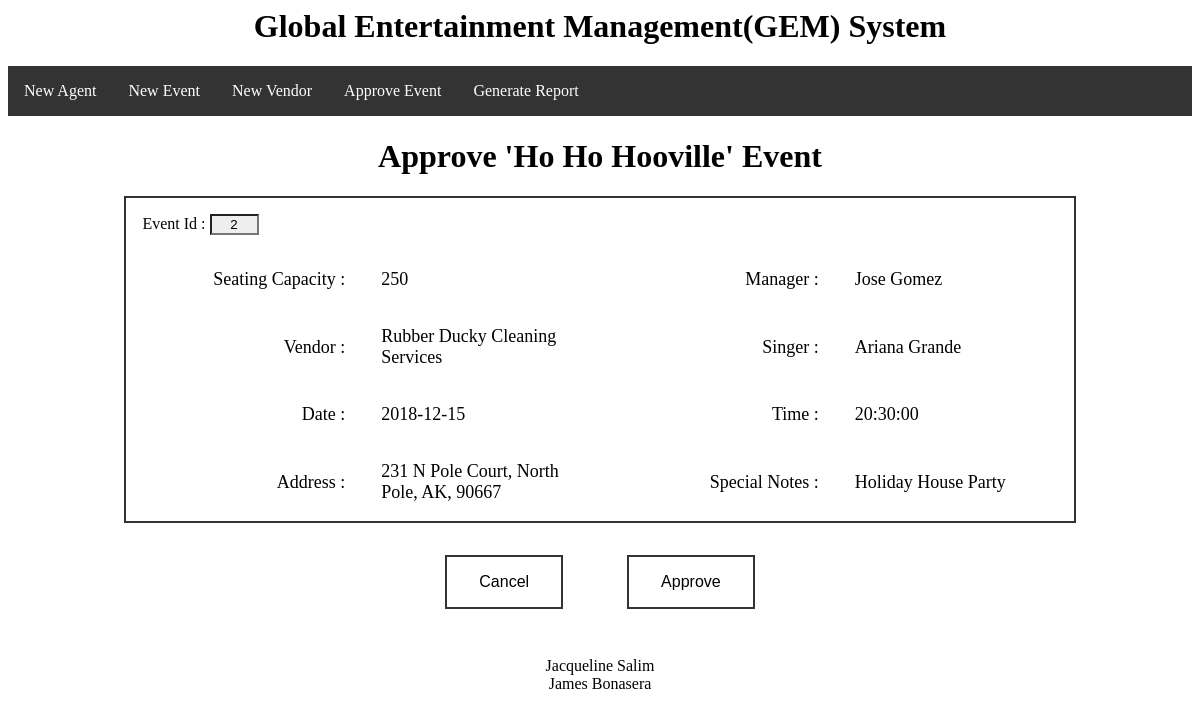
/eventInfo.php?id=2, run on the app's committed database.
### tables this page shows
CREATE TABLE Event
(EventId int auto_increment PRIMARY KEY,
EventName CHAR(50),
Street CHAR(50),
City CHAR(20),
State CHAR(2),
Zip CHAR(10),
Date DATE,
StartTime TIME,
Status CHAR(10),
SeatingCapacity int,
Notes TEXT,
NumTicketsSold int,
Singer CHAR(53),
PerformerType CHAR(6),
PerformerId int,
EventManagerId int,
VendorId int,
foreign key (EventManagerId) references EventManager(EventManagerId),
foreign key (VendorId) references Vendor(VendorId));

CREATE TABLE EventManager
(EventManagerId int auto_increment PRIMARY KEY,
FirstName CHAR(20),
LastName CHAR(20));

CREATE TABLE Vendor
(VendorId int auto_increment PRIMARY KEY,
BusinessName CHAR(50),
Street CHAR(50),
City CHAR(20),
State CHAR(2),
Zip CHAR(10),
Type CHAR(15),
RepFirstName CHAR(25),
RepLastName CHAR(25),
RepEmail CHAR(40),
RepCellNum CHAR(10));

### eventInfo.php (the view, shortened to what this page needs)
<?php
  include("conn.php");
  if (isset($_GET['id'])) {
  $id = $_GET['id'];
  $sql = "SELECT EventId,EventName,SeatingCapacity,Notes,BusinessName,FirstName,LastName,Date,StartTime,Status,Singer,Event.Street as Street,Event.City as City,Event.State as State,Event.Zip as Zip FROM Event,EventManager,Vendor WHERE Event.EventManagerId = EventManager.EventManagerId AND Event.VendorId = Vendor.VendorId AND EventId = ".$id;
  foreach($conn->query($sql) as $events)
  {
  echo '<h1 align="center">Approve \''.$events['EventName'].'\' Event</h1>';
  echo '<form action="approveEvent.php" method="post">';
  echo '<div align="center">';
  echo '<div style=" border: 2px solid #333333; width: 80%">';
   echo '<table width="100%">';
   echo '<div style="float: left; padding: 1em">';
    echo '<label>Event Id : </label>';
    echo '<input style="background: #eeeeee; text-align: center" name="eventId" value="'.$events['EventId'].'" size="3" readonly>';
   echo '</div>';
   echo '<div style="float: right; padding: 1em">';
   echo '</div>';
   echo '<tr>';
   echo '<td align="right" width="25%">';
    echo '<label>Seating Capacity :</label>';
   echo '</td>';
   echo '<td align="left" width="25%">';
    echo '<label>'.$events['SeatingCapacity'].'</label>';
   echo '</td>';
   echo '<td align="right" width="25%">';
    echo '<label>Manager :</label>';
   echo '</td>';
   echo '<td align="left" width="25%">';
    echo '<label>'.$events['FirstName']." ".$events['LastName'].'</label>';
   echo '</td>';
   echo '</tr>';
   echo '<tr>';
   echo '<td align="right" width="25%">';
    echo '<label>Vendor :</label>';
   echo '</td>';
   echo '<td align="left" width="25%">';
    echo '<label>'.$events['BusinessName'].'</label>';
   echo '</td>';
   echo '<td align="right" width="25%">';
    echo '<label>Singer :</label>';
   echo '</td>';
   echo '<td align="left" width="25%">';
    echo '<label>'.$events['Singer'].'</label>';
   echo '</td>';
   echo '</tr>';
   echo '<tr>';
   echo '<td align="right" width="25%">';
    echo '<label>Date :</label>';
   echo '</td>';
   echo '<td align="left" width="25%">';
    echo '<label>'.$events['Date'].'</label>';
   echo '</td>';
   echo '<td align="right" width="25%">';
    echo '<label>Time :</label>';
   echo '</td>';
   echo '<td align="left" width="25%">';
    echo '<label>'.$events['StartTime'].'</label>';
   echo '</td>';
   echo '</tr>';
   echo '<tr>';
   echo '<td align="right" width="25%">';
    echo '<label>Address :</label>';
   echo '</td>';
   echo '<td align="left" width="25%">';
    echo '<label>'.$events['Street'].', '.$events['City'].', '.$events['State'].', '.$events['Zip'].'</label>';
   echo '</td>';
   echo '<td align="right" width="25%">';
    echo '<label>Special Notes :</label>';
   echo '</td>';
   echo '<td align="left" width="25%">';
    echo '<label>'.$events['Notes'].'</label>';
   echo '</td>';
   echo '</tr>';
  echo '</table>';
  echo '</div>';
  echo '<div style="padding: 2em;" align="center">';
    echo '<button class="button button1" style="margin: 0 2em" onClick="history.back()" name="foo" value="cancel">Cancel</button>';
    echo '<button type="submit" class="button button1" style="margin: 0 2em" name="foo" value="submit">Approve</button>';
  echo '</div>';
  echo '</div>';
  echo '</form>';
  }
  }
?>

### data on the page
event: EventName "Ho Ho Hooville", eventId "2", SeatingCapacity "250", EventManagerId.FirstName "Jose", EventManagerId.LastName "Gomez", VendorId.BusinessName "Rubber Ducky Cleaning Services", Singer "Ariana Grande", Date "2018-12-15", StartTime "20:30:00", Street "231 N Pole Court", City "North Pole", State "AK", Zip "90667", Notes "Holiday House Party"
